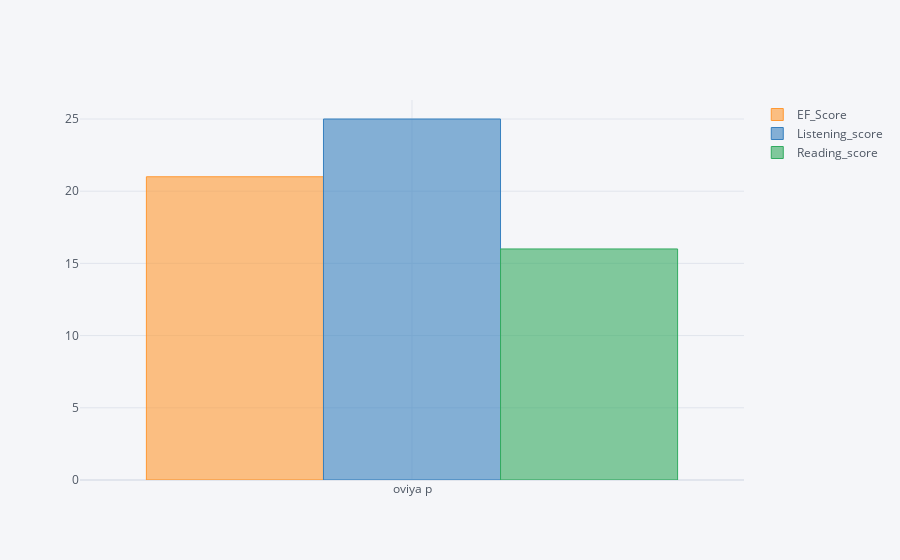

The notebook cell this image was saved under:
### Code cell
a1 = df[df['CEFR_level']=="A1"]
a1[["EF_Score","Listening_score","Reading_score"]].iplot(kind='bar')

### Figure 1 — Plotly figure (JSON) as saved in the notebook; plotly's stock layout.template omitted (floating-point values rounded to 4 significant figures)
{"data": [{"marker": {"color": "rgba(255, 153, 51, 0.6)", "line": {"color": "rgba(255, 153, 51, 1.0)", "width": 1}}, "name": "EF_Score", "orientation": "v", "text": "", "x": ["oviya p"], "y": [21], "type": "bar"}, {"marker": {"color": "rgba(55, 128, 191, 0.6)", "line": {"color": "rgba(55, 128, 191, 1.0)", "width": 1}}, "name": "Listening_score", "orientation": "v", "text": "", "x": ["oviya p"], "y": [25], "type": "bar"}, {"marker": {"color": "rgba(50, 171, 96, 0.6)", "line": {"color": "rgba(50, 171, 96, 1.0)", "width": 1}}, "name": "Reading_score", "orientation": "v", "text": "", "x": ["oviya p"], "y": [16], "type": "bar"}], "layout": {"legend": {"bgcolor": "#F5F6F9", "font": {"color": "#4D5663"}}, "paper_bgcolor": "#F5F6F9", "plot_bgcolor": "#F5F6F9", "title": {"font": {"color": "#4D5663"}}, "xaxis": {"gridcolor": "#E1E5ED", "showgrid": true, "tickfont": {"color": "#4D5663"}, "title": {"font": {"color": "#4D5663"}, "text": ""}, "zerolinecolor": "#E1E5ED"}, "yaxis": {"gridcolor": "#E1E5ED", "showgrid": true, "tickfont": {"color": "#4D5663"}, "title": {"font": {"color": "#4D5663"}, "text": ""}, "zerolinecolor": "#E1E5ED"}}}
